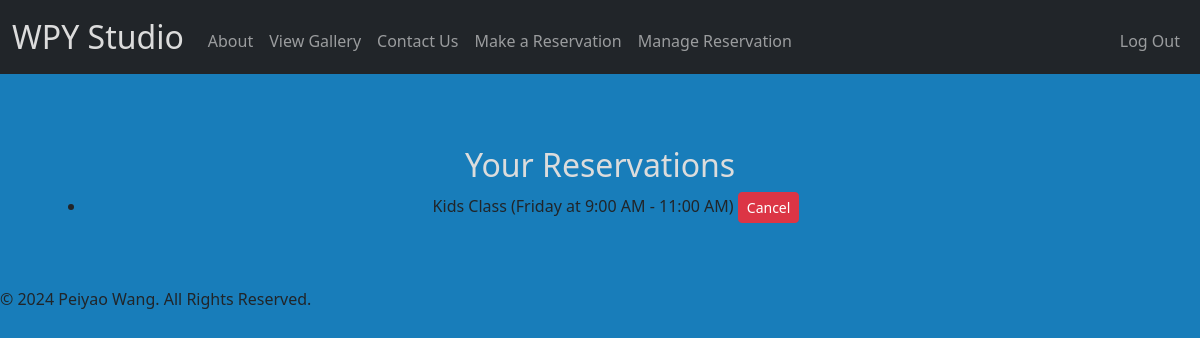
The page /manage_reservation (signed in) on the database its author committed.
### tables this page shows
CREATE TABLE reservations (
    id INTEGER PRIMARY KEY AUTOINCREMENT,
    class_id INTEGER,
    email TEXT, user_id INTEGER, first_name TEXT, last_name TEXT,
    FOREIGN KEY (class_id) REFERENCES classes (id)
);

CREATE TABLE classes (
    id INTEGER PRIMARY KEY AUTOINCREMENT,
    day TEXT NOT NULL,
    name TEXT NOT NULL,
    time TEXT NOT NULL
);

### app.py (the view)
@app.route("/manage_reservation", methods=["GET"])
@login_required
def manage_reservation():
    user_id = session["user_id"]
    user_reservations = db.execute("SELECT * FROM reservations JOIN classes ON reservations.class_id = classes.id WHERE user_id = ?", (user_id,))
    return render_template("manage_reservation.html", reservations=user_reservations)

### app.py (called while the page is built)
@app.after_request
def after_request(response):
    response.headers["Cache-Control"] = "no-cache, no-store, must-revalidate"
    response.headers["Expires"] = 0
    response.headers["Pragma"] = "no-cache"
    return response

### helpers.py (called while the page is built)
def login_required(f):
    @wraps(f)
    def decorated_function(*args, **kwargs):
        if session.get("user_id") is None:
            return redirect("/login")
        return f(*args, **kwargs)
    return decorated_function

### templates/manage_reservation.html (shortened to what this page needs)
{% extends "layout.html" %}
{% block main %}
    <div class="container mt-4">
        <h2>Your Reservations</h2>
        <ul>
            {% for reservation in reservations %}
                <li>
                    {{ reservation.name }} ({{ reservation.day }} at {{ reservation.time }})
                    <form action="{{ url_for('cancel_reservation', reservation_id=reservation.id) }}" method="post" class="d-inline">
                        <button type="submit" class="btn btn-danger btn-sm">Cancel</button>
                    </form>
                </li>
            {% endfor %}
        </ul>
    </div>
{% endblock %}

### static/styles.css (style rules this page uses)
body { background-color: rgb(24, 125, 186); }
h2 { color: rgb(220, 220, 220); }

### rows shown on the page
reservations: name "Kids Class", day "Friday", time "9:00 AM - 11:00 AM"
